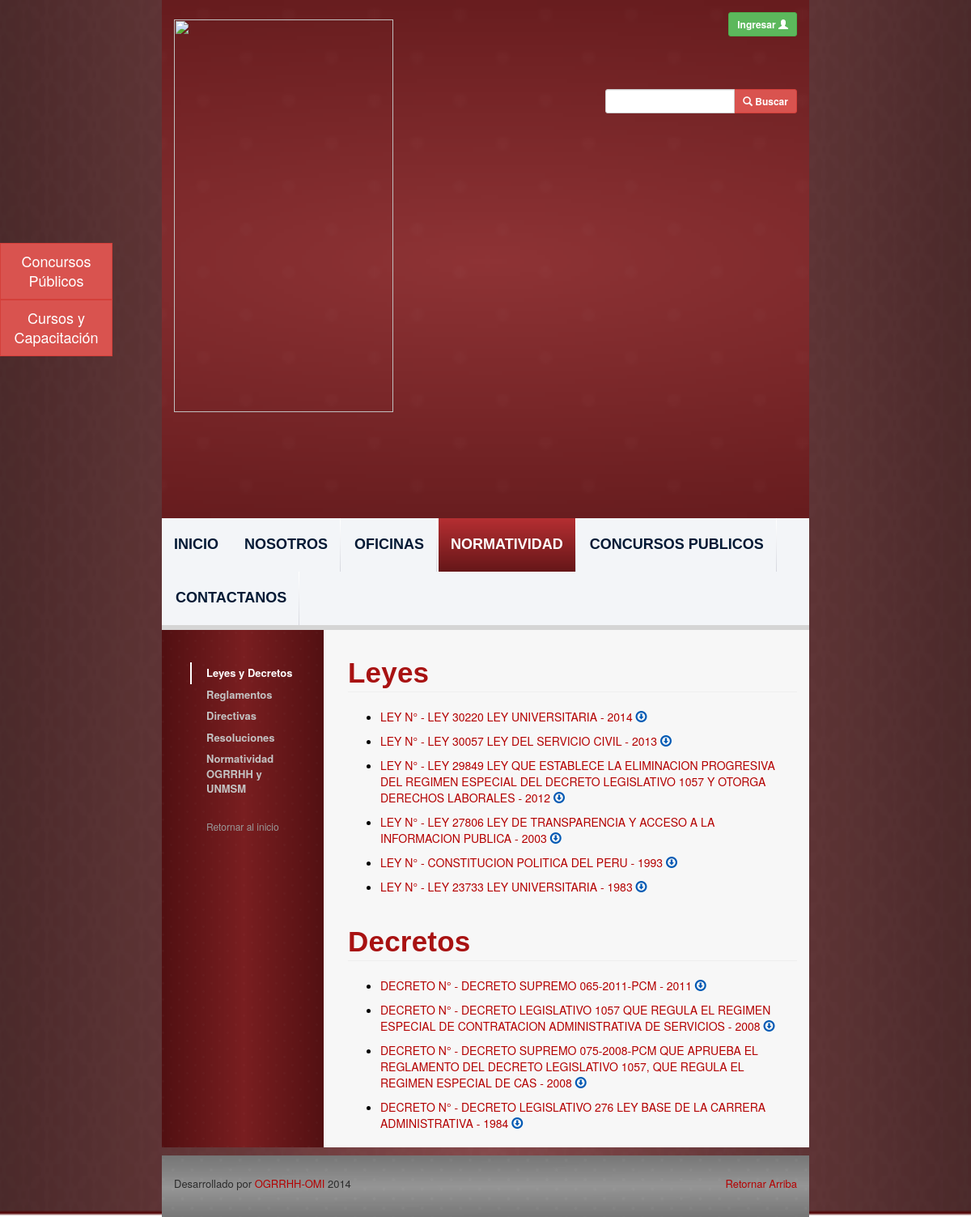
Before: /legislation-laws-decree.php with the older database file.
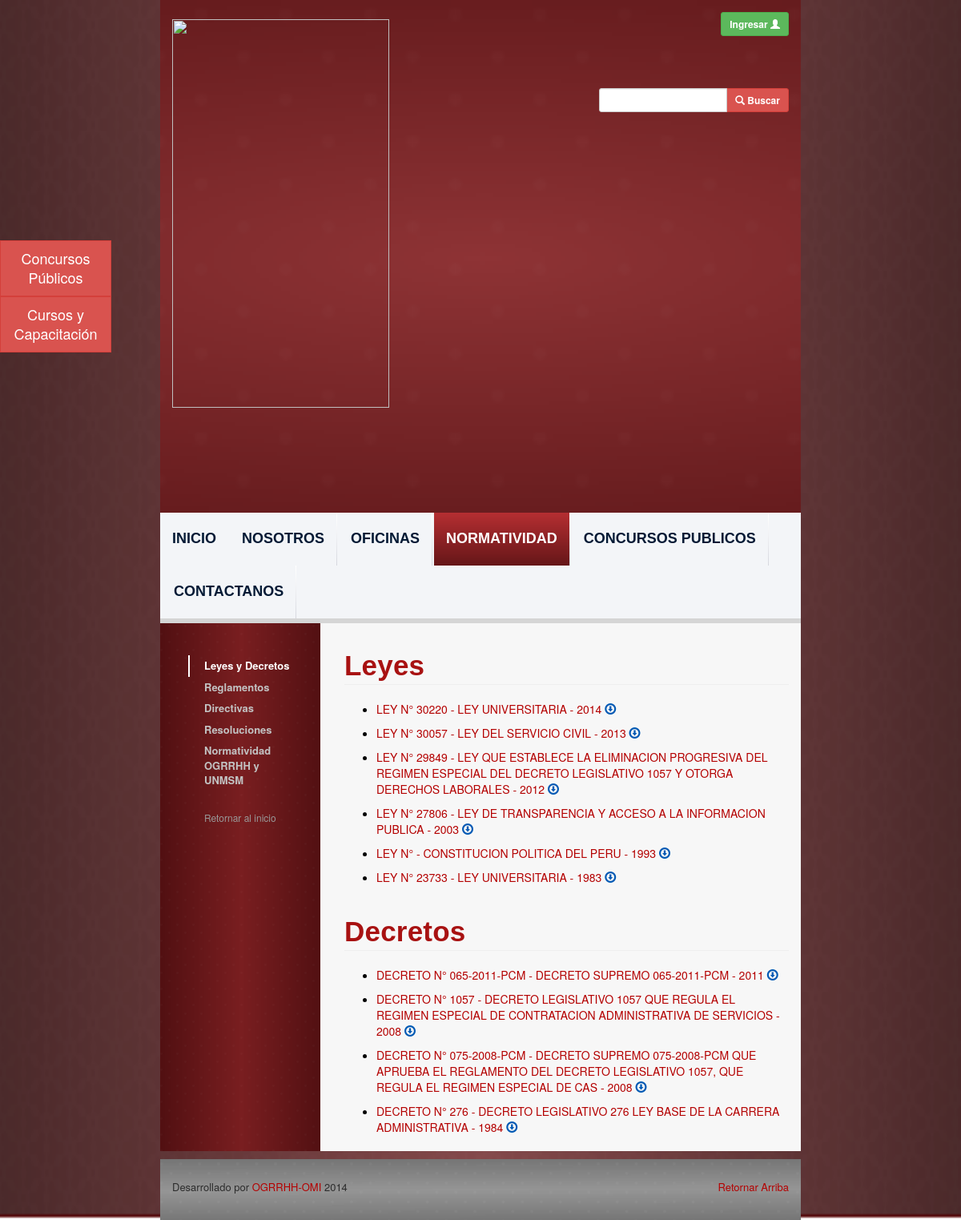
After: the same page with the newer database file.
### tables this page shows
CREATE TABLE `legislations` (
  `id` int(11) NOT NULL AUTO_INCREMENT,
  `name` varchar(500) NOT NULL,
  `number` varchar(45) NOT NULL,
  `description` varchar(500) DEFAULT NULL,
  `publication_date` date NOT NULL,
  `file_path` varchar(500) NOT NULL,
  `user_id` int(11) NOT NULL,
  `legislation_type_id` int(11) NOT NULL,
  `office_id` int(11) NOT NULL,
  `update_date` date NOT NULL,
  PRIMARY KEY (`id`)
);

CREATE TABLE `legislation_types` (
  `id` int(11) NOT NULL AUTO_INCREMENT,
  `name` varchar(100) NOT NULL,
  PRIMARY KEY (`id`)
);

### php_files/ConnectionManager.php (called while the page is built, shortened)
<?php
class ConnectionManager{
	public $hostName = "localhost";
	public $userName = "root";
	public $password = "root";
	public $database = "ogrrhhwebsitedb";
	public $connection;
	public function createConnection(){
		$this->connection =  mysql_connect ( $this->hostName, $this->userName, $this->password );
	}
	public function selectDatabase(){
		return mysql_select_db ($this->database, $this->connection );
	}
	public function doQuery($query){
		$result = mysql_query ( $query, $this->connection );
		return $result;
	}
	public function closeConnection(){
		return mysql_close ($this->connection);
	}
}
?>

### php_files/LegislationDAO.php (called while the page is built, shortened)
<?php
include 'ConnectionManager.php';
class LegislationDAO {
	public function selectByLegislationType($legislationTypeId) {
		$query = 	"SELECT l.*, YEAR(l.publication_date) AS publication_year, lt.name as legislation_type_name
					FROM legislations l
					INNER JOIN legislation_types lt on l.legislation_type_id = lt.id
					WHERE legislation_type_id = " . $legislationTypeId . " ORDER BY l.publication_date DESC;";
		$connectionManager = new ConnectionManager ();
		$result = $connectionManager->doQuery ( $query );
		return $result;
	}
}
?>

### legislation-laws-decree.php (the view, shortened to what this page needs)
<?php
include 'php_files/LegislationDAO.php';
$page_id = 4;
$sub_page_id = 2;
$legislationTypeIdLaw = 1;
$legislationTypeIdDecree = 2;
$legislationDAO = new LegislationDAO ();
$queryResultLaws = $legislationDAO->selectByLegislationType ( $legislationTypeIdLaw );
$queryResultDecree = $legislationDAO->selectByLegislationType ( $legislationTypeIdDecree );
?>
<html lang="es_PE">
<?php include('webframes/resources.php');?>
<body class="body-style">
	<div class="container-fluid">
		<div class="row background-image-style">
			<div class="col-md-8">
			<?php include('webframes/header.php');?>
			<div id="content-div" class="row">
				<?php include('webframes/left-navbar.php');?>
					<div class="col-md-9 text-content-style">
						<h1 id="universitary-legislation"
							class="font-style-medium-title-dark page-header ">Leyes</h1>
						<ul>
							<?php
							while ( $row = mysql_fetch_assoc ( $queryResultLaws ) ) {
								print ("<li class='download-link'><a class='upper-case-link' href='view-legislation.php?id=".$row ['id']."'>"
								. $row ['legislation_type_name'] . " N° " . $row ['number'] . " - " . $row ['name'] . " - " . $row ['publication_year']
								. "</a><div class='download-link-message' data-toggle='tooltip' title='' data-original-title='Descargar'>
								<a class='blue-link-style ' href='" . Constants::ogrrhhFTPUrl . $row ['file_path'] . "' target='_blank'>
								<span class='glyphicon glyphicon-download'></span></a></div></li>") ;
							}
							?>
						</ul>
						<h1 id="universitary-legislation"
							class="font-style-medium-title-dark page-header ">Decretos</h1>
						<ul>
						<?php
						while ( $row = mysql_fetch_assoc ( $queryResultDecree ) ) {
							print ("<li class='download-link'><a class='upper-case-link' href='view-legislation.php?id=".$row ['id']."'>"
								. $row ['legislation_type_name'] . " N° " . $row ['number'] . " - ". $row ['name'] . " - " . $row ['publication_year'] .
								"</a><div class='download-link-message' data-toggle='tooltip' title='' data-original-title='Descargar'>
								<a class='blue-link-style ' href='" . Constants::ogrrhhFTPUrl . $row ['file_path'] . "' target='_blank'>
								<span class='glyphicon glyphicon-download'></span></a></div></li>") ;
						}
						?>
						</ul>
					</div>
				</div>
			<?php include('webframes/footer.php');?>
		</div>
		</div>
	</div>
</body>
</html>

### webframes/resources.php (shortened to what this page needs)
<head>
	<link href="resources/bootstrap-3.1.1/css/bootstrap.min.css" rel="stylesheet">
	<link href="resources/css/carousel.css" rel="stylesheet">
	<link href="resources/bootstrapformhelpers/css/bootstrap-formhelpers.min.css" rel="stylesheet" media="screen">
	<link href="resources/css/ogrrhh-website.css" rel="stylesheet">
	<link href="resources/css/docs.min.css" rel="stylesheet">
	<link href="resources/telerik.kendoui.2014.1.416.core/styles/kendo.common.min.css" rel="stylesheet" />
	<link href="resources/telerik.kendoui.2014.1.416.core/styles/kendo.silver.min.css" rel="stylesheet" />
	<link href="resources/bootstrapvalidator-dist-0.4.5/dist/css/bootstrapValidator.min.css" rel="stylesheet">
</head>
<div style="position: absolute; top: 300px; left: 0%; z-index: 10000">
	<a href="work-with-us-calls.php" class="btn btn-danger btn-lg" role="button" style="width: 139px; border-radius:0">Concursos<br/>Públicos</a><br/>
	<a href="offices-development.php" class="btn btn-danger btn-lg" role="button" style="width: 139px; border-radius:0">Cursos y<br/>Capacitación</a>
</div>

### webframes/header.php (shortened to what this page needs)
<header>
	<div class="row header-style">
		<div class="col-md-7">
			<a href="index.php"> <img class="logo-style"
				src="resources/images/ogrrhh-logo.png">
			</a>
		</div>
		<div class="col-md-4">
			<div class="row">
				<div class="col-md-12 login-button" data-bind="visible: !logedUser()">
					<button type="button" class="btn btn-success btn-sm"
						data-toggle="modal" data-target="#login">
						<strong>Ingresar </strong><span class="glyphicon glyphicon-user"></span>
					</button>
				</div>
			</div>
			<div class="row">
				<div class="col-md-12 search-button">
					<form action="search-results.php" method="post">
						<div class="input-group" data-toggle="tooltip"
							title="La búsqueda se realiza en el contenido de Normatividad">
							<input type="text" class="form-control input-sm" id="searchString" name="searchString" data-bind="value:headerViewModel.searchString"> <span
								class="input-group-btn">
								<button class="btn btn-danger btn-sm" type="submit">
									<span class="glyphicon glyphicon-search"></span><strong> Buscar</strong>
								</button>
							</span>
						</div>
					</form>
				</div>
			</div>
		</div>
	</div>
	<div class="row">
		<div class="col-md-12  navbar-background-style">
			<ul class="nav nav-pills menu-style">
				<li
					data-bind="attr: { class: (<?php echo $page_id?> == 1)? 'active' : '' }"
					class="active"><a href="index.php">INICIO</a></li>
				<li
					data-bind="attr: { class: (<?php echo $page_id?> == 2)? 'active dropdown' : 'dropdown' }">
					<a href="aboutus.php">NOSOTROS</a>
				</li>
				<li
					data-bind="attr: { class: (<?php echo $page_id?> == 3)? 'active dropdown' : 'dropdown' }"
					class=""><a href="offices.php">OFICINAS</a>
					</li>
				<li
					data-bind="attr: { class: (<?php echo $page_id?> == 4)? 'active dropdown' : 'dropdown' }"
					class=""><a href="legislation.php">NORMATIVIDAD</a>
					</li>
				<li
					data-bind="attr: { class: (<?php echo $page_id?> == 5)? 'active dropdown' : 'dropdown' }"
					class=""><a href="work-with-us.php">CONCURSOS PUBLICOS</a>
					</li>
				<li
					data-bind="attr: { class: (<?php echo $page_id?> == 6)? 'active dropdown' : 'dropdown' }"
					class=""><a href="ubication.php">CONTACTANOS</a></li>
			</ul>
		</div>
	</div>
	<div class="row">
		<div class="col-md-12 navbar-separator-style"></div>
	</div>
</header>

### webframes/left-navbar.php (shortened to what this page needs)
<div class="left-navbar col-md-3 left-navbar-background-style">
	<div class="hidden-print affix-top vertical-navbar"
		role="complementary">
	</div>
	<div class="bs-docs-sidebar hidden-print affix-top vertical-navbar"
		role="complementary">
		<ul class="nav bs-docs-sidenav"
			data-bind="visible: headerViewModel.pageId() == 4">
			<li class=""
				data-bind="attr: { class: (<?php echo $sub_page_id?> == 2)? 'active' : '' }"><a
				class="vertical-navbar-font-style"
				href="legislation-laws-decree.php">Leyes y Decretos</a></li>
			<li class=""
				data-bind="attr: { class: (<?php echo $sub_page_id?> == 5)? 'active' : '' }"><a
				class="vertical-navbar-font-style" href="legislation-rules.php">Reglamentos</a></li>
			<li class=""
				data-bind="attr: { class: (<?php echo $sub_page_id?> == 3)? 'active' : '' }"><a
				class="vertical-navbar-font-style" href="legislation-directives.php">Directivas</a></li>
			<li class=""
				data-bind="attr: { class: (<?php echo $sub_page_id?> == 1)? 'active' : '' }"><a
				class="vertical-navbar-font-style"
				href="legislation-resolutions.php">Resoluciones</a></li>
			<li class=""
				data-bind="attr: { class: (<?php echo $sub_page_id?> == 4)? 'active' : '' }"><a
				class="vertical-navbar-font-style"
				href="legislation-ogrrhh-legislation.php">Normatividad OGRRHH y
					UNMSM</a></li>
		</ul>
		<a class="back-to-top" href="#top"
			data-bind="visible: headerViewModel.pageId() != 1 && headerViewModel.pageId() != 7 ">Retornar
			al inicio</a>
	</div>
</div>

### webframes/footer.php
<footer class="footer-style">
		<div class="row contain-footer-style">
			<div class="col-md-1"></div>
			<div class="col-md-12">
				<p class="pull-right footer-font">
					<a href="#">Retornar Arriba</a>
				</p>
				<p class="footer-font">
					Desarrollado por  <a href="#">OGRRHH-OMI </a>2014
				</p>
			</div>
			<div class="col-md-1"></div>
		</div>
</footer>

### resources/css/carousel.css (style rules this page uses)
body { padding-bottom: 40px; color: #5a5a5a; }

### resources/css/ogrrhh-website.css (style rules this page uses)
.header-style { background: url('../pages-styles/website-header-background.fw.png') center; background-size: cover; }
.logo-style { width: 80%; padding: 24px 10px 10px 0px; }
.login-button { text-align: right; height: 80px; padding-top: 15px; }
.search-button { height: 80px; padding-top: 30px; }
.nav-pills>li>a { border-radius: 0px; font-family: "Trebuchet MS", Arial, Helvetica, sans-serif; display: block; font-size: 18px; text-transform: uppercase; height: 66px; color: #031a35; background-color: rgb(243, 245, 248); }
.nav-pills>li+li { padding-right: 1px; background: url(../pages-styles/navbar-button-separator.jpeg) top right no-repeat; }
.nav-pills>li.active>a, .nav-pills>li.active>a:hover, .nav-pills>li.active>a:focus { background: url(../pages-styles/navbar-button-background.fw.png) top left repeat-x; color: #031a35; border-radius: 0px; font-family: "Trebuchet MS", Arial, Helvetica, sans-serif; display: block; font-size: 18px; font-weight: bold; color: #fff; }
.navbar-background-style { background-color: rgb(243, 245, 248); padding-left: 0px; padding-right: 0px; }
.menu-style { font-weight: bold; line-height: 45px; }
.navbar-separator-style { background-color: rgb(213, 213, 213); height: 6px; }
.body-style { padding-bottom: 0px; color: black; }
.background-image-style { background: url('../pages-styles/website-background.fw.png') no-repeat; -webkit-background-size: cover; -moz-background-size: cover; -o-background-size: cover; background-size: 100% 100%; }
.font-style-medium-title-dark { font-family: "Lucida Grande", "Lucida Sans Unicode", "Lucida Sans", Geneva, Verdana, sans-serif; color: #A81212; font-size: 35; padding: 5; font-weight: bold; letter-spacing: 0.2px; line-height: 36pX; padding-left: 0px; }
a { color: #B40000; }
.blue-link-style { color: #0059B4; text-decoration: none; }
.download-link-message { display: inline; }
p { color: black; font-size: 16; }
.text-content-style { background-color: #F7F7F7; padding-left: 30px; padding-top: 15px; min-height: 600px; }
.upper-case-link { text-transform: uppercase; }
.download-link { padding-bottom: 10px; }
.vertical-navbar { padding-top: 10px; }
.left-navbar-background-style { background: url("../pages-styles/website-vertical-navbar-background.fw.png"); background-size: contain; }
.footer-style { margin-bottom: 0px; margin-top: 10px; }
.contain-footer-style { padding-top: 25px; background: url("../pages-styles/website-footer-background.fw.png") center; background-size: cover; padding-bottom: 20px; }
.footer-font { font-family: 'Helvetica Neue', Helvetica, Arial, sans-serif; font-size: 13px; color: rgb(44, 44, 44); }

Changed rows visible on the page:
changed legislations (number 1 of 10 on the later page): number (not shown) → "30220"; name "LEY 30220 LEY UNIVERSITARIA" → "LEY UNIVERSITARIA"
changed legislations: number (not shown) → "30057"; name "LEY 30057 LEY DEL SERVICIO CIVIL" → "LEY DEL SERVICIO CIVIL"
changed legislations: number (not shown) → "29849"; name "LEY 29849 LEY QUE ESTABLECE LA ELIMINACION PROGRESIVA DEL REGIMEN ESPECIAL DEL DECRETO LEGISLATIVO 1057 Y OTORGA DERECHOS LABORALES" → "LEY QUE ESTABLECE LA ELIMINACION PROGRESIVA DEL REGIMEN ESPECIAL DEL DECRETO LEGISLATIVO 1057 Y OTORGA DERECHOS LABORALES"
changed legislations: number (not shown) → "27806"; name "LEY 27806 LEY DE TRANSPARENCIA Y ACCESO A LA INFORMACION PUBLICA" → "LEY DE TRANSPARENCIA Y ACCESO A LA INFORMACION PUBLICA"
changed legislations (number 6 of 10 on the later page): number (not shown) → "23733"; name "LEY 23733 LEY UNIVERSITARIA" → "LEY UNIVERSITARIA"
changed legislations: number (not shown) → "065-2011-PCM"
changed legislations (number 8 of 10 on the later page): number (not shown) → "1057"
changed legislations: number (not shown) → "075-2008-PCM"
changed legislations "DECRETO LEGISLATIVO 276 LEY BASE DE LA CARRERA ADMINISTRATIVA": number (not shown) → "276"
